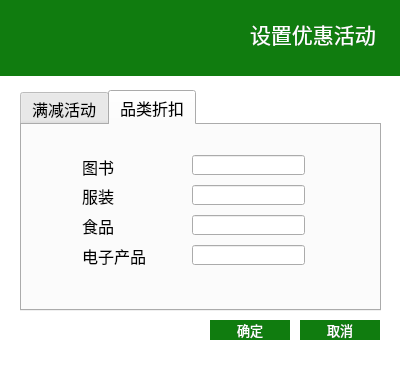
<?xml version="1.0" encoding="UTF-8"?>
<ui version="4.0">
 <class>configDialog</class>
 <widget class="QDialog" name="configDialog">
  <property name="geometry">
   <rect>
    <x>0</x>
    <y>0</y>
    <width>400</width>
    <height>366</height>
   </rect>
  </property>
  <property name="windowTitle">
   <string>设置优惠活动</string>
  </property>
  <widget class="QTabWidget" name="tabWidget">
   <property name="geometry">
    <rect>
     <x>20</x>
     <y>90</y>
     <width>361</width>
     <height>221</height>
    </rect>
   </property>
   <property name="minimumSize">
    <size>
     <width>361</width>
     <height>221</height>
    </size>
   </property>
   <property name="maximumSize">
    <size>
     <width>361</width>
     <height>221</height>
    </size>
   </property>
   <property name="font">
    <font>
     <family>黑体</family>
     <pointsize>12</pointsize>
    </font>
   </property>
   <property name="currentIndex">
    <number>1</number>
   </property>
   <widget class="QWidget" name="tab1">
    <attribute name="title">
     <string>满减活动</string>
    </attribute>
    <widget class="QCheckBox" name="checkBoxMJ">
     <property name="geometry">
      <rect>
       <x>40</x>
       <y>37</y>
       <width>91</width>
       <height>31</height>
      </rect>
     </property>
     <property name="text">
      <string>活动开始</string>
     </property>
    </widget>
    <widget class="QLineEdit" name="lineEditMJ1">
     <property name="geometry">
      <rect>
       <x>100</x>
       <y>90</y>
       <width>81</width>
       <height>20</height>
      </rect>
     </property>
    </widget>
    <widget class="QLabel" name="label">
     <property name="geometry">
      <rect>
       <x>40</x>
       <y>90</y>
       <width>61</width>
       <height>21</height>
      </rect>
     </property>
     <property name="text">
      <string>全场满</string>
     </property>
    </widget>
    <widget class="QLabel" name="label_2">
     <property name="geometry">
      <rect>
       <x>190</x>
       <y>90</y>
       <width>41</width>
       <height>21</height>
      </rect>
     </property>
     <property name="text">
      <string>减</string>
     </property>
    </widget>
    <widget class="QLineEdit" name="lineEditMJ2">
     <property name="geometry">
      <rect>
       <x>215</x>
       <y>90</y>
       <width>81</width>
       <height>20</height>
      </rect>
     </property>
    </widget>
   </widget>
   <widget class="QWidget" name="tab2">
    <attribute name="title">
     <string>品类折扣</string>
    </attribute>
    <widget class="QLabel" name="label_3">
     <property name="geometry">
      <rect>
       <x>60</x>
       <y>31</y>
       <width>54</width>
       <height>21</height>
      </rect>
     </property>
     <property name="text">
      <string>图书</string>
     </property>
    </widget>
    <widget class="QLabel" name="label_4">
     <property name="geometry">
      <rect>
       <x>60</x>
       <y>60</y>
       <width>54</width>
       <height>21</height>
      </rect>
     </property>
     <property name="text">
      <string>服装</string>
     </property>
    </widget>
    <widget class="QLabel" name="label_5">
     <property name="geometry">
      <rect>
       <x>60</x>
       <y>90</y>
       <width>54</width>
       <height>21</height>
      </rect>
     </property>
     <property name="text">
      <string>食品</string>
     </property>
    </widget>
    <widget class="QLabel" name="label_6">
     <property name="geometry">
      <rect>
       <x>60</x>
       <y>120</y>
       <width>81</width>
       <height>21</height>
      </rect>
     </property>
     <property name="text">
      <string>电子产品</string>
     </property>
    </widget>
    <widget class="QLineEdit" name="lineEditBook">
     <property name="geometry">
      <rect>
       <x>170</x>
       <y>30</y>
       <width>113</width>
       <height>20</height>
      </rect>
     </property>
    </widget>
    <widget class="QLineEdit" name="lineEditCloth">
     <property name="geometry">
      <rect>
       <x>170</x>
       <y>60</y>
       <width>113</width>
       <height>20</height>
      </rect>
     </property>
    </widget>
    <widget class="QLineEdit" name="lineEditFood">
     <property name="geometry">
      <rect>
       <x>170</x>
       <y>90</y>
       <width>113</width>
       <height>20</height>
      </rect>
     </property>
    </widget>
    <widget class="QLineEdit" name="lineEditElectro">
     <property name="geometry">
      <rect>
       <x>170</x>
       <y>120</y>
       <width>113</width>
       <height>20</height>
      </rect>
     </property>
    </widget>
   </widget>
  </widget>
  <widget class="QPushButton" name="pushButton">
   <property name="geometry">
    <rect>
     <x>210</x>
     <y>320</y>
     <width>80</width>
     <height>20</height>
    </rect>
   </property>
   <property name="font">
    <font>
     <family>黑体</family>
     <pointsize>10</pointsize>
    </font>
   </property>
   <property name="styleSheet">
    <string notr="true">color:white;background-color: rgb(16, 124, 15);border-style: solid</string>
   </property>
   <property name="text">
    <string>确定</string>
   </property>
  </widget>
  <widget class="QPushButton" name="pushButton_2">
   <property name="geometry">
    <rect>
     <x>300</x>
     <y>320</y>
     <width>80</width>
     <height>20</height>
    </rect>
   </property>
   <property name="font">
    <font>
     <family>黑体</family>
     <pointsize>10</pointsize>
    </font>
   </property>
   <property name="styleSheet">
    <string notr="true">color:white;background-color: rgb(16, 124, 15);border-style: solid</string>
   </property>
   <property name="text">
    <string>取消</string>
   </property>
  </widget>
  <widget class="QLabel" name="label_9">
   <property name="geometry">
    <rect>
     <x>-10</x>
     <y>-5</y>
     <width>411</width>
     <height>81</height>
    </rect>
   </property>
   <property name="styleSheet">
    <string notr="true">color:white;background-color: rgb(16, 124, 15);border-style: solid</string>
   </property>
   <property name="text">
    <string/>
   </property>
  </widget>
  <widget class="QLabel" name="label_10">
   <property name="geometry">
    <rect>
     <x>250</x>
     <y>10</y>
     <width>141</width>
     <height>48</height>
    </rect>
   </property>
   <property name="font">
    <font>
     <family>黑体</family>
     <pointsize>16</pointsize>
    </font>
   </property>
   <property name="styleSheet">
    <string notr="true">color:white;background-color: rgb(16, 124, 15);border-style: solid</string>
   </property>
   <property name="text">
    <string>设置优惠活动</string>
   </property>
  </widget>
  <widget class="QLabel" name="label_7">
   <property name="geometry">
    <rect>
     <x>190</x>
     <y>15</y>
     <width>48</width>
     <height>48</height>
    </rect>
   </property>
   <property name="text">
    <string/>
   </property>
   <property name="pixmap">
    <pixmap resource="icon.qrc">:/Icon/Icon/config-white-48.png</pixmap>
   </property>
  </widget>
  <widget class="QLabel" name="label_8">
   <property name="geometry">
    <rect>
     <x>-7</x>
     <y>71</y>
     <width>411</width>
     <height>301</height>
    </rect>
   </property>
   <property name="styleSheet">
    <string notr="true">background-color: rgb(255, 255, 255);</string>
   </property>
   <property name="text">
    <string/>
   </property>
  </widget>
  <zorder>label_8</zorder>
  <zorder>tabWidget</zorder>
  <zorder>pushButton</zorder>
  <zorder>pushButton_2</zorder>
  <zorder>label_9</zorder>
  <zorder>label_10</zorder>
  <zorder>label_7</zorder>
 </widget>
 <tabstops>
  <tabstop>tabWidget</tabstop>
  <tabstop>checkBoxMJ</tabstop>
  <tabstop>lineEditMJ1</tabstop>
  <tabstop>lineEditMJ2</tabstop>
  <tabstop>lineEditBook</tabstop>
  <tabstop>lineEditCloth</tabstop>
  <tabstop>lineEditFood</tabstop>
  <tabstop>lineEditElectro</tabstop>
  <tabstop>pushButton</tabstop>
  <tabstop>pushButton_2</tabstop>
 </tabstops>
 <resources>
  <include location="icon.qrc"/>
 </resources>
 <connections/>
</ui>
